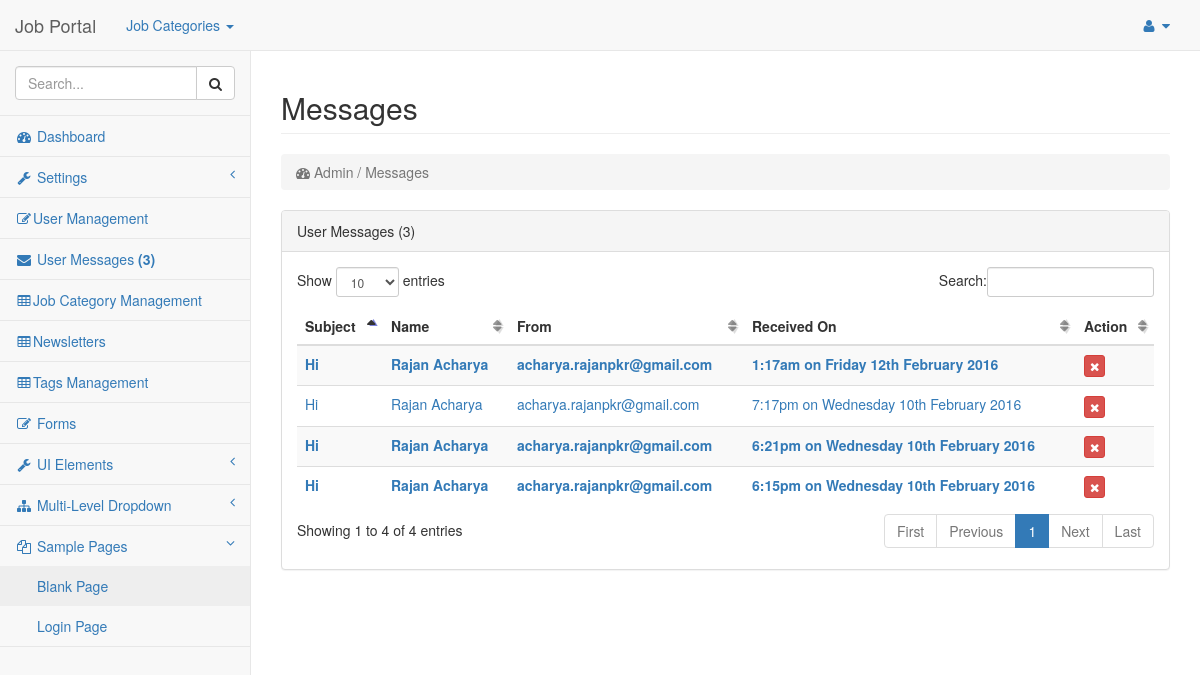
The page /index.php/admin/messages on the database as committed earlier.
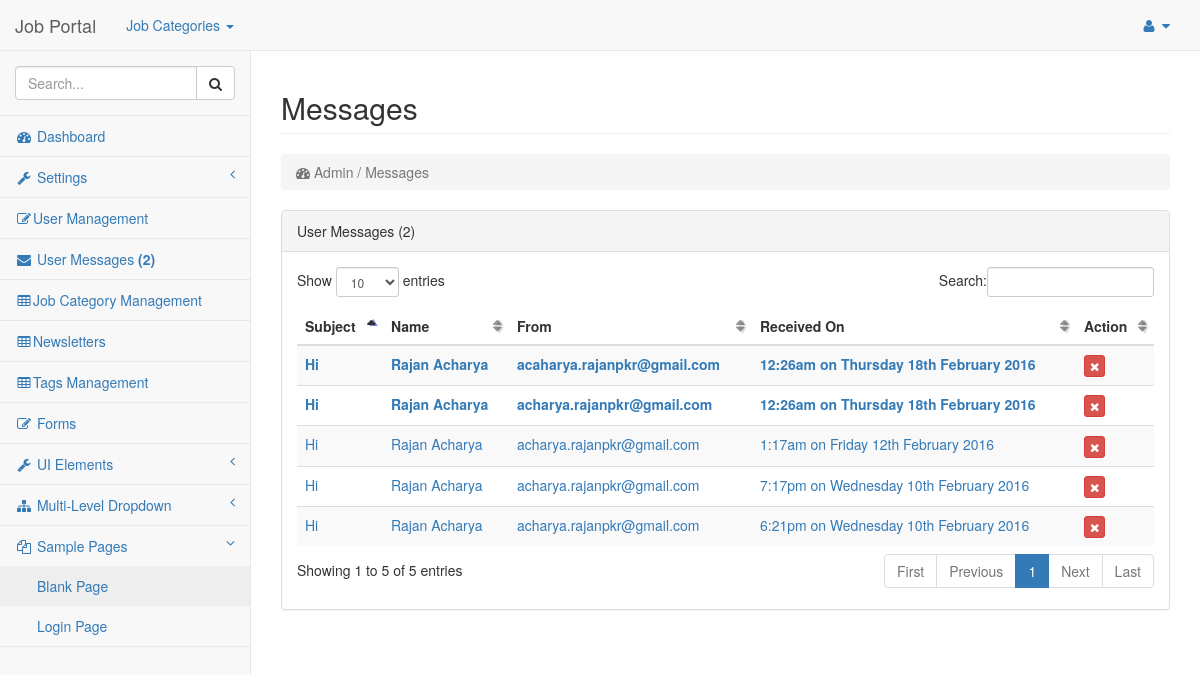
The same page on the database as committed later.
### tables this page shows
CREATE TABLE IF NOT EXISTS `tbl_user_messages` (
  `id` int(11) NOT NULL AUTO_INCREMENT,
  `name` varchar(255) NOT NULL,
  `email` varchar(255) NOT NULL,
  `subject` varchar(255) NOT NULL,
  `message` longtext NOT NULL,
  `received_date_time` datetime NOT NULL,
  `read_flag` tinyint(4) NOT NULL DEFAULT '0',
  `status` tinyint(4) NOT NULL,
  `del_flag` tinyint(4) NOT NULL DEFAULT '0',
  PRIMARY KEY (`id`)
);

### application/controllers/admin/messages.php (called while the page is built, shortened)
<?php
class Messages extends CI_Controller {
    function __construct() {
		$this->load->model('admin/messages_model');
	}
	public function index(){
		$this->get_messages();
	}
	public function get_messages(){
		$data['messages'] = $this->messages_model->get_messages();
        $data['title'] = 'User Messages';
        $data['main'] = 'admin/user_messages/list';
        $this->load->view('admin/admin', $data);
	}
}

### index.php (called while the page is built, shortened)
<?php
require_once BASEPATH.'core/CodeIgniter.php';

### application/models/helper_model.php (called while the page is built, shortened)
<?php
class Helper_model extends CI_Model {
    function humanize_admin($string) {
        $my_val = array('(', ')', '&', '', '&pound;', ' ', ',', '/', '_', '"', "'", '&quot;', 'quot;', '&amp;', 'amp;', '£', '+', '=', '?', '%', '@', '!', '#', '$', '^', '&', '*', "'", '!', ':', '[', ']', '{', '}', '|');
        $string= strtolower(str_replace($my_val, " ", trim($string)));
        $string = preg_replace('/-+/', ' ', $string);
        $string = trim($string," ");
        return ucwords($string);
    }
    function humanize_date_time($date_time){
        $date = date_create($date_time);
        return date_format($date, 'g:ia \o\n l jS F Y');
    }
    function get_category() {
        $this->db->order_by('parent_id', 'DESC');
        $this->db->select('id, name, parent_id');
        return $this->db->get('tbl_job_category')->result_array();
    }
    public function count_admin_new_messages(){
        $options = array('del_flag' => '0',
                            'read_flag' => '0');
        $this->db->where($options);
        return ($this->db->count_all_results('tbl_user_messages'));
    }
}
?>

### application/models/admin/messages_model.php (called while the page is built, shortened)
<?php
class Messages_Model extends CI_Model {
    function get_messages(){
      $options = array('del_flag' => '0');
      $this->db->order_by('received_date_time DESC');
      $query = $this->db->get_where('tbl_user_messages', $options);
      return $query->result_array();
    }
}

### application/views/admin/user_messages/list.php (the view, shortened to what this page needs)
<div class="row">
  <div class="col-lg-12">
    <div class="panel panel-default">
      <div class="panel-heading">
        <?php
          echo $title;
          $new_msg_count = $this->helper_model->count_admin_new_messages();
          if($new_msg_count>0)
            echo " (" . $new_msg_count . ")";
          ?>
      </div>
      <div class="panel-body">
          <div class="dataTable_wrapper">
            <table class="table table-striped table-hover" id="dataTables-example">
              <thead>
                <tr>
                  <th>Subject</th>
                  <th>Name</th>
                  <th>From</th>
                  <th>Received On</th>
                  <th>Action</th>
                </tr>
              </thead>
              <tbody>
                <?php
                  if(count($messages)>0){
                  foreach($messages as $message){
                ?>
                <tr <?php if($message['read_flag']==0) echo "style='font-weight:bold'"?> >
                  <td><a href="<?=site_url(ADMIN_PATH.'/messages/details/'.$message['id'])?>"><?=$message['subject']?></a></td>
                  <td><a href="<?=site_url(ADMIN_PATH.'/messages/details/'.$message['id'])?>"><?=$message['name']?></a></td>
                  <td><a href="<?=site_url(ADMIN_PATH.'/messages/details/'.$message['id'])?>"><?=$message['email']?></a></td>
                  <td><a href="<?=site_url(ADMIN_PATH.'/messages/details/'.$message['id'])?>">
                  <?=$this->helper_model->humanize_date_time($message['received_date_time'])?>
                  </a></td>
                  <td>
                    <a href="<?=site_url(ADMIN_PATH.'/messages/delete_message/'.$message['id']) ?>" data-toggle="tooltip" title="Delete" class="btn btn-effect-ripple btn-xs btn-danger delete"  data-original-title="Delete"><i onClick="return doConfirm()" class="fa fa-times"></i></a>
                  </td>
                </tr>
                      <?php
                        }
                  }
                ?>
              </tbody>
            </table>
          </div>
      </div>
    </div>
  </div>
</div>

### application/views/admin/common/header.php (shortened to what this page needs)
<!DOCTYPE html>
<html lang="en">
<head>
    <link href="<?=base_url();?>assets/admin/template/bower_components/bootstrap/dist/css/bootstrap.min.css" rel="stylesheet">
    <link href="<?=base_url();?>assets/admin/template/bower_components/metisMenu/dist/metisMenu.css" rel="stylesheet">
    <link href="<?=base_url();?>assets/admin/template/bower_components/datatables-responsive/css/dataTables.responsive.css" rel="stylesheet">
    <link href="<?=base_url();?>assets/admin/template/dist/css/sb-admin-2.css" rel="stylesheet">
    <link href="<?=base_url();?>assets/admin/css/style.css" rel="stylesheet">
    <link href="<?=base_url();?>assets/admin/template/bower_components/font-awesome/css/font-awesome.min.css" rel="stylesheet" type="text/css">
    <link href="<?=base_url()?>assets/admin/template/dist/css/dataTables.bootstrap.css" rel="stylesheet">
    <link href="<?=base_url()?>assets/admin/css/alertify.css" rel="stylesheet">
    <link href="<?=base_url()?>assets/admin/css/default.css" rel="stylesheet">
</head>
<body>
    <div id="wrapper">
	<nav class="navbar navbar-default navbar-static-top" role="navigation" style="margin-bottom: 0">
            <div class="navbar-header">
                <a class="navbar-brand" href="<?=base_url('admin');?>"><?php echo 'Job Portal';?></a>
            </div>
            <ul class="nav navbar-top-links navbar-left">
                <li>
                    <a href="#" class="dropdown-toggle" data-toggle="dropdown">Job Categories <b class="caret"></b></a>
                </li>
            </ul>
            <ul class="nav navbar-top-links navbar-right">
                <li class="dropdown pull-right">
                    <a class="dropdown-toggle" data-toggle="dropdown" href="#">
                        <i class="fa fa-user fa-fw"></i>
                        <i class="fa fa-caret-down"></i>
                    </a>
                </li>
            </ul>

### application/views/admin/common/sidenav.php (shortened to what this page needs)
<div class="navbar-default sidebar" role="navigation">
    <div class="sidebar-nav navbar-collapse">
        <ul class="nav" id="side-menu">
            <li class="sidebar-search">
                <div class="input-group custom-search-form">
                    <input type="text" class="form-control" placeholder="Search...">
                    <span class="input-group-btn">
                        <button class="btn btn-default" type="button">
                            <i class="fa fa-search"></i>
                        </button>
                    </span>
                </div>
            </li>
            <li>
                <a href="<?=base_url('admin');?>"><i class="fa fa-dashboard fa-fw"></i> Dashboard</a>
            </li>
            <li>
                <a href="#"><i class="fa fa-wrench fa-fw"></i> Settings<span class="fa arrow"></span></a>
            </li>
            <li>
                <a href="<?=base_url().'admin/user';?>"><i class="fa fa-edit fa-fw"></i>User Management</a>
            </li>
            <li>
                <a href="<?=base_url().'admin/messages';?>">
                    <i class="fa fa-envelope fa-fw"></i>
                    User Messages <?php
                                    $new_msg = $this->helper_model->count_admin_new_messages();
                                    if($new_msg>0)
                                        echo "<b>(" . $new_msg . ")</b>";
                                ?>
                </a>
            </li>
            <li>
                <a href="<?=base_url().'admin/category';?>"><i class="fa fa-table fa-fw"></i>Job Category Management</a>
            </li>
            <li>
                <a href="<?=base_url().'admin/newsletter';?>"><i class="fa fa-table fa-fw"></i>Newsletters</a>
            </li>
            <li>
                <a href="<?=base_url().'admin/tags';?>"><i class="fa fa-table fa-fw"></i>Tags Management</a>
            </li>
            <li>
                <a href="forms.html"><i class="fa fa-edit fa-fw"></i> Forms</a>
            </li>
            <li>
                <a href="#"><i class="fa fa-wrench fa-fw"></i> UI Elements<span class="fa arrow"></span></a>
            </li>
            <li>
                <a href="#"><i class="fa fa-sitemap fa-fw"></i> Multi-Level Dropdown<span class="fa arrow"></span></a>
            </li>
            <li class="active">
                <a href="#"><i class="fa fa-files-o fa-fw"></i> Sample Pages<span class="fa arrow"></span></a>
                <ul class="nav nav-second-level">
                    <li>
                        <a class="active" href="blank.html">Blank Page</a>
                    </li>
                    <li>
                        <a href="login.html">Login Page</a>
                    </li>
                </ul>
            </li>
        </ul>
    </div>
</div>
        </nav>

### application/views/admin/admin.php (shortened to what this page needs)
<?php
    $this->load->view('admin/common/header');
?>
<?php
    $this->load->view('admin/common/sidenav');
?>
        <div id="page-wrapper">
                <div class="row">
                    <div id="alert_parent" class="col-lg-12">
                        <h2 class='page-header'>
                            <?php
                                if($this->uri->segment(3)!='') {
                                    echo ucfirst($this->helper_model->humanize_admin($this->uri->segment(2)));
                                } else if($this->uri->segment(2)!='') {
                                    echo ucfirst($this->helper_model->humanize_admin($this->uri->segment(2)));
                                } else {
                                    echo 'Dashboard';
                                }
                            ?>
                        </h2>
                        <ol class="breadcrumb">
                            <li class="active">
                                <i class="fa fa-dashboard"></i> Admin
                                    <?php if($this->uri->segment(2)!='' && !(is_numeric($this->uri->segment(2)))) echo '/ '.$this->helper_model->humanize_admin($this->uri->segment(2));?>
                        </li>
                        </ol>
                    </div>
                </div>
<?php
    $this->load->view('admin/common/alert');
?>
  <?php
        $this->load->view($main);
    ?>
            </div>
    </div>
<?php
    $this->load->view('admin/common/footer');
?>

### application/views/admin/common/footer.php (shortened to what this page needs)
</body>
</html>

Rows that differ between the two databases and show on the page:
no longer on this page (row edited): tbl_user_messages: subject "Hi", name "Rajan Acharya", email "acharya.rajanpkr@gmail.com", received_date_time "6:15pm on Wednesday 10th February 2016"
added tbl_user_messages: subject "Hi", name "Rajan Acharya", email "acaharya.rajanpkr@gmail.com", received_date_time "12:26am on Thursday 18th February 2016"
added tbl_user_messages: subject "Hi", name "Rajan Acharya", email "acharya.rajanpkr@gmail.com", received_date_time "12:26am on Thursday 18th February 2016"
changed tbl_user_messages "1:17am on Friday 12th February 2016": read_flag 0 → 1 (drawn)
changed tbl_user_messages "6:21pm on Wednesday 10th February 2016": read_flag 0 → 1 (drawn)
Other text that changed with them:
$new_msg: "3" → "2"
$new_msg_count: "3" → "2"
text written by a page script: "Show entries Search: Showing 1 to 4 of 4 entries First Previous 1 Next Last" → "Show entries Search: Showing 1 to 5 of 5 entries First Previous 1 Next Last"
